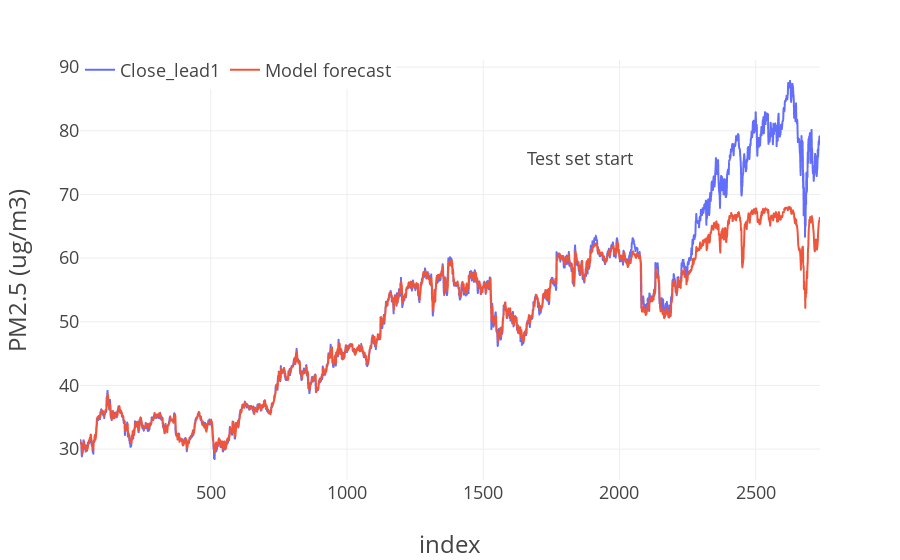

This figure's notebook cell:
### Code cell
fig = px.line(df_out, labels={'value': "PM2.5 (ug/m3)", 'created_at': 'Date'})
#fig.add_vline(x=test_start, line_width=4, line_dash="dash")
fig.add_annotation(xref="paper", x=0.75, yref="paper", y=0.8, text="Test set start", showarrow=False)
fig.update_layout(
  template=plot_template, legend=dict(orientation='h', y=1.02, title_text="")
)
fig.show()
fig.write_image("pm25_forecast.png", width=1200, height=600)

### Figure 1 — Plotly figure (JSON) as saved in the notebook; plotly's stock layout.template omitted (floating-point values rounded to 4 significant figures; data arrays with more than 128 entries replaced by an {"elided": "..."} marker saying what was removed)
{"data": [{"hovertemplate": "variable=Close_lead1<br>index=%{x}<br>PM2.5 (ug/m3)=%{y}<extra></extra>", "legendgroup": "Close_lead1", "line": {"color": "#636efa", "dash": "solid"}, "marker": {"symbol": "circle"}, "mode": "lines", "name": "Close_lead1", "showlegend": true, "type": "scattergl", "x": {"elided": "2718 int values"}, "xaxis": "x", "y": {"elided": "2718 float values"}, "yaxis": "y"}, {"hovertemplate": "variable=Model forecast<br>index=%{x}<br>PM2.5 (ug/m3)=%{y}<extra></extra>", "legendgroup": "Model forecast", "line": {"color": "#EF553B", "dash": "solid"}, "marker": {"symbol": "circle"}, "mode": "lines", "name": "Model forecast", "showlegend": true, "type": "scattergl", "x": {"elided": "2718 int values"}, "xaxis": "x", "y": {"elided": "2718 float values"}, "yaxis": "y"}], "layout": {"annotations": [{"showarrow": false, "text": "Test set start", "x": 0.75, "xref": "paper", "y": 0.8, "yref": "paper"}], "legend": {"orientation": "h", "title": {"text": ""}, "tracegroupgap": 0, "y": 1.02}, "margin": {"t": 60}, "xaxis": {"anchor": "y", "domain": [0, 1], "title": {"text": "index"}}, "yaxis": {"anchor": "x", "domain": [0, 1], "title": {"text": "PM2.5 (ug/m3)"}}}}
